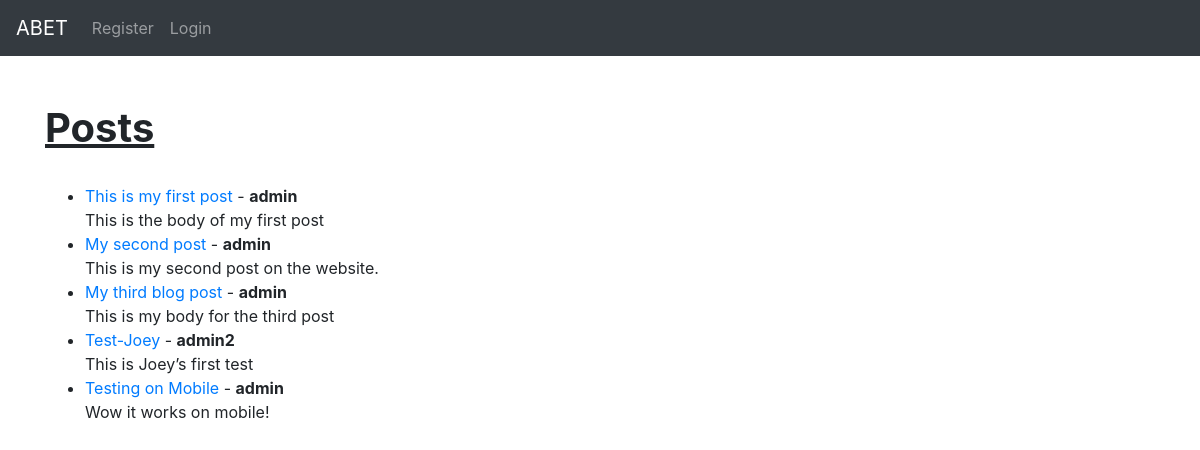
The page / on the database its author committed.
### forumpage/models.py (models this page shows, shortened)
class Post(models.Model):
    title = models.CharField(max_length=50)
    author = models.ForeignKey(User, on_delete=models.CASCADE)
    body = models.TextField()

### forumpage/views.py (the view)
# urls.py: path('', HomeView.as_view(), name="home"),
class HomeView(ListView):
    model = Post
    template_name = 'home.html'

### forumpage/templates/home.html
{% extends 'base.html' %}
{% block content %}
<br/>
<h1><u><strong>Posts</strong></u></h1>
<br/>
<ul>
{% for post in object_list %}
	<li><a href="{% url 'postDetail' post.pk %}">{{ post.title }}</a> - <b>{{ post.author }}</b><br/>
	{{ post.body | slice:":200" }}</li>
{% endfor %}
</ul>
{% endblock %}

### forumpage/templates/base.html (shortened to what this page needs)
<!doctype html>
<html lang="en">
  <head>
    <link rel="stylesheet" href="https://cdn.jsdelivr.net/npm/bootstrap@4.5.3/dist/css/bootstrap.min.css">
  </head>
  <body>
    <nav class="navbar navbar-expand-lg navbar-dark bg-dark">
   <a class="navbar-brand" href="{% url 'home' %}">ABET</a>
  <div class="collapse navbar-collapse" id="navbarNav">
    <ul class="navbar-nav">
      {% if user.is_authenticated %}
	<li class="nav-item">
              <a class="nav-link" href="{% url 'addPost' %}">Add Post</a>
        </li>
	<li class="nav-item">
              <a class="nav-link" href="{% url 'logout' %}">Logout</a>
        </li>
      {% else %}
	<li class="nav-item">
              <a class="nav-link" href="{% url 'register' %}">Register</a>
        </li>
	<li class="nav-item">
              <a class="nav-link" href="{% url 'login' %}">Login</a>
        </li>
      {% endif %}
    </ul>
  </div>
</nav>
    <br/>
    <div class="container">
    {% block content %}
    {% endblock %}
    </div>
  </body>
</html>

### rows shown on the page
Post: title "This is my first post", author "admin", body "This is the body of my first post"
Post: title "My second post", author "admin", body "This is my second post on the website."
Post: title "My third blog post", author "admin", body "This is my body for the third post"
Post: title "Test-Joey", author "admin2", body "This is Joey’s first test"
Post: title "Testing on Mobile", author "admin", body "Wow it works on mobile!"
